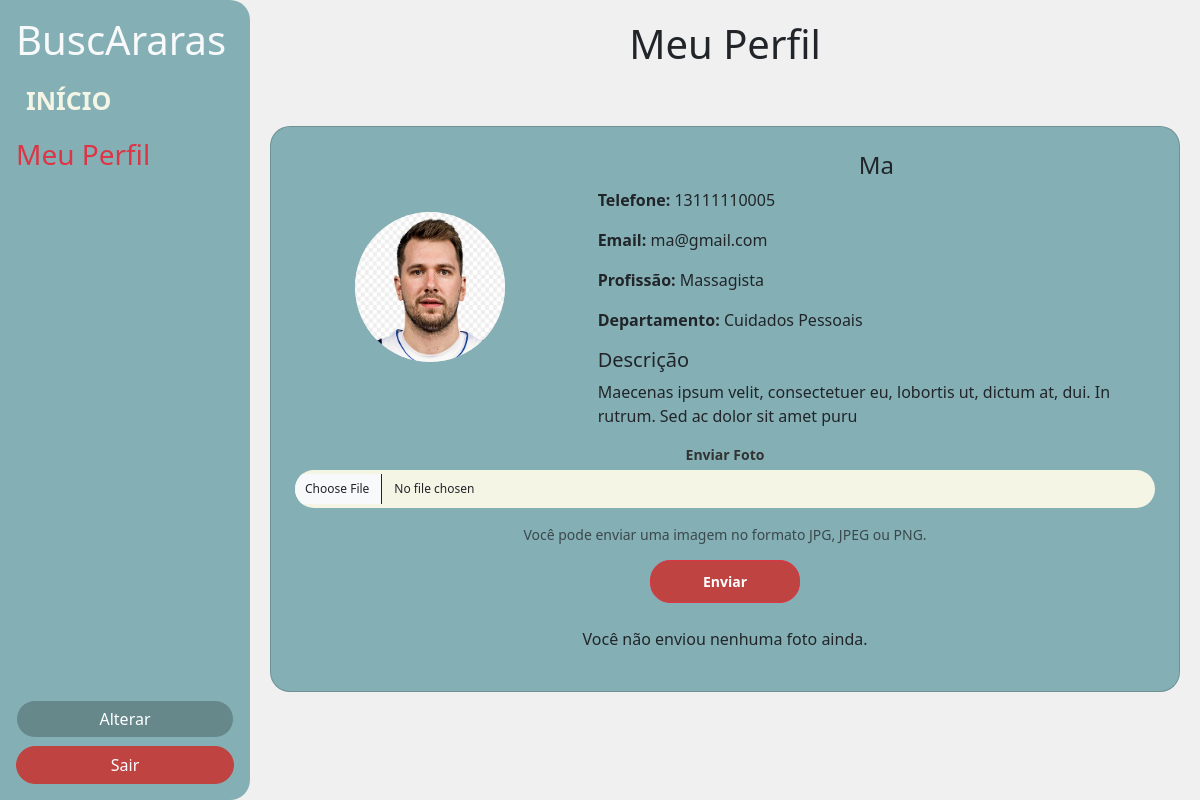
The app's page /buscararas/meuperfil.php (signed in), older data.
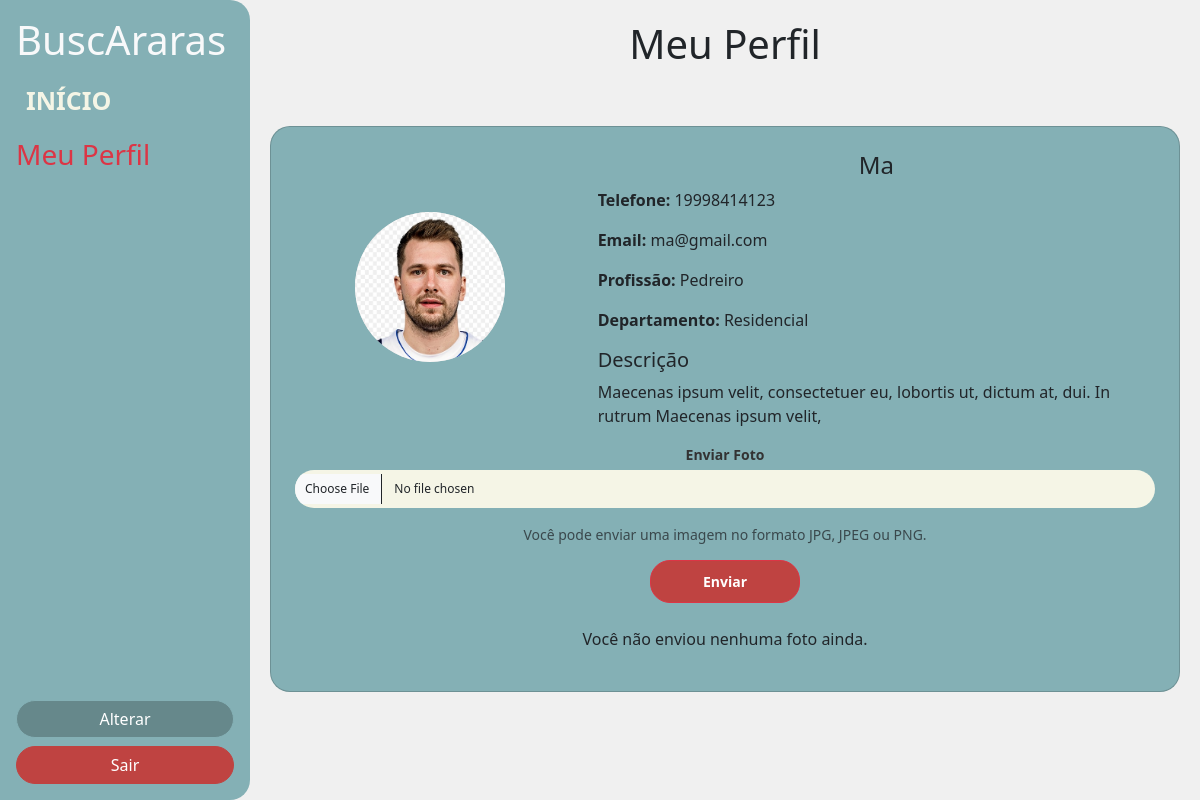
The same page, newer data.
### tables this page shows
CREATE TABLE `profissional` (
  `id_profissional` int(11) NOT NULL,
  `nome_profissional` varchar(50) NOT NULL,
  `senha_profissional` varchar(255) NOT NULL,
  `descricao_profissional` text DEFAULT NULL,
  `email_profissional` varchar(50) NOT NULL,
  `tel_profissional` varchar(11) NOT NULL,
  `ranking_profissional` int(11) NOT NULL,
  `fk_departamentos_id_area` int(11) NOT NULL,
  `fk_profissoes_id_profissao` int(11) NOT NULL
);

CREATE TABLE `profissoes` (
  `id_profissao` int(11) NOT NULL,
  `nome_profissao` varchar(60) NOT NULL,
  `fk_departamentos_id_area` int(11) NOT NULL
);

CREATE TABLE `departamentos` (
  `id_area` int(11) NOT NULL,
  `nome_area` varchar(50) NOT NULL
);

### buscararas/meuperfil.php (the view, shortened to what this page needs)
<?php
include 'db.php';
$profissional_id = $_SESSION['id_profissional'];
try {
    $sql = "SELECT p.nome_profissional, p.tel_profissional, p.descricao_profissional, p.email_profissional,
                   pr.nome_profissao,
                   d.nome_area
            FROM profissional p
            JOIN profissoes pr ON pr.id_profissao = p.fk_profissoes_id_profissao
            JOIN departamentos d ON d.id_area = p.fk_departamentos_id_area
            WHERE p.id_profissional = :id_profissional";
    $stmt = $conn->prepare($sql);
    $stmt->bindParam(':id_profissional', $profissional_id, PDO::PARAM_INT);
    $stmt->execute();
    if ($stmt->rowCount() > 0) {
        $profissional = $stmt->fetch(PDO::FETCH_ASSOC);
    } else {
        echo "Profissional não encontrado!";
        exit;
    }
} catch (PDOException $e) {
    echo "Erro na consulta: " . $e->getMessage();
}
$sql_fotos = "SELECT * FROM fotos_profissionais WHERE fk_profissional_id_profissional = :id_profissional";
$stmt_fotos = $conn->prepare($sql_fotos);
$stmt_fotos->bindParam(':id_profissional', $profissional_id, PDO::PARAM_INT);
$stmt_fotos->execute();
$fotos = $stmt_fotos->fetchAll(PDO::FETCH_ASSOC);
?>
<!DOCTYPE html>
<html lang="pt-br">
<head>
    <link href="https://cdn.jsdelivr.net/npm/bootstrap@5.3.3/dist/css/bootstrap.min.css" rel="stylesheet">
    <link rel="stylesheet" href="css/style.css" type="text/css">
    <link rel="stylesheet" href="https://cdnjs.cloudflare.com/ajax/libs/font-awesome/6.0.0-beta3/css/all.min.css">
</head>
<body>
    <div class="sidebar d-flex flex-column p-3">
        <h1 class="text-light text-left">BuscAraras</h1>
        <a class="btn btn-light no-border mb-2 tamanho" href="index.php">Início</a>
        <h3 class="text-danger text-left">Meu Perfil</h3>
        <div class="mt-auto">
            <a class="btn btn-primary w-100 mb-2" href="editar_perfil.php">Alterar</a>
            <a class="btn btn-secondary w-100" href="logout.php">Sair</a>
        </div>
    </div>
    <div class="content d-flex flex-column align-items-center flex-grow-1">
        <h1>Meu Perfil</h1>
        <div class="card form-card w-100 p-4 perfil-container">
            <div class="row align-items-center mb-4">
                <div class="col-md-4 text-center">
                    <img src="img/luka.jpg" alt="Foto do Profissional" class="img-fluid rounded-circle perfil-photo">
                </div>
                <div class="col-md-8 perfil-info">
                    <h4 class="text-center"><?php echo htmlspecialchars($profissional['nome_profissional']); ?></h4>
                    <p><strong>Telefone:</strong> <?php echo htmlspecialchars($profissional['tel_profissional']); ?></p>
                    <p><strong>Email:</strong> <?php echo htmlspecialchars($profissional['email_profissional']); ?></p>
                    <p><strong>Profissão:</strong> <?php echo htmlspecialchars($profissional['nome_profissao']); ?></p>
                    <p><strong>Departamento:</strong> <?php echo htmlspecialchars($profissional['nome_area']); ?></p>
                    <h5>Descrição</h5>
                    <p><?php echo htmlspecialchars($profissional['descricao_profissional']); ?></p>
                </div>
                <form action="meuperfil.php" method="POST" enctype="multipart/form-data">
                <div class="form-group">
                    <label for="foto">Enviar Foto</label>
                    <input type="file" class="form-control" id="foto" name="foto_profissional">
                    <small class="form-text text-muted">Você pode enviar uma imagem no formato JPG, JPEG ou PNG.</small>
                </div>
                <div class="btn-container">
                    <button type="submit" class="btn btn-danger btn-sm btn-block">Enviar</button>
                </div>
            </form>
            </div>
            <?php if ($fotos): ?>
    <h5>Fotos enviadas</h5>
    <div class="row">
        <?php foreach ($fotos as $foto): ?>
            <div class="col-md-4 mb-3">
                <img src="<?php echo htmlspecialchars($foto['caminho_foto']); ?>" class="img-fluid rounded mb-2" alt="Foto do Profissional">
                <form action="deletar_foto.php" method="POST">
                    <input type="hidden" name="foto_id" value="<?php echo $id_foto; ?>">
                    <button type="submit" class="btn btn-danger btn-sm">Deletar Foto</button>
                </form>
            </div>
        <?php endforeach; ?>
    </div>
<?php else: ?>
    <p>Você não enviou nenhuma foto ainda.</p>
<?php endif; ?>
        </div>
    </div>
</body>
</html>

### buscararas/css/style.css (style rules this page uses)
.sidebar, .content, .dropdown-item, .profile-container { cursor: default; }
html, body { margin: 0; padding: 0; height: 100%; overflow-x: hidden; }
body { background-color: #f0f0f0; height: 100%; overflow: auto; }
.content { flex: 1; display: flex; flex-direction: column; align-items: center; gap: 20px; margin-left: 200px; width: calc(100% - 200px); }
.sidebar { background-color: #84B0B5; padding: 20px; border-radius: 0 20px 20px 0; height: 100vh; width: 250px; position: fixed; top: 0; left: 0; overflow: hidden; z-index: 1000; }
.sidebar .btn-primary, .sidebar .btn-secondary { width: 80%; margin: 0 auto; border-radius: 20px; }
.sidebar .btn-primary { background-color: #66888b; border-color: #84B0B5; color: white; }
.sidebar .btn-secondary { background-color: #BF4341; border-color: #BF4341; color: white; }
.sidebar .mt-auto { margin-top: auto; }
.form-card { background-color: #84B0B5; border-radius: 20px; padding: 15px; width: 80%; max-width: 450px; }
.form-group { display: flex; flex-direction: column; align-items: center; text-align: center; }
.form-group label { margin-bottom: 5px; font-size: 14px; font-weight: bold; color: #333; }
.form-control, .form-select { background-color: #F5F5E6; border: none; border-radius: 20px; padding: 10px; font-size: 12px; margin-bottom: 12px; }
.no-border { border: none; background-color: #84B0B5; color: #F5F5E6; width: 100%; text-align: left; padding: 10px; font-size: 18px; text-transform: uppercase; font-weight: bold; }
.btn-light { background-color: transparent; border: none; }
.mb-2 { margin-bottom: 0.5rem; }
.tamanho { font-size: 25px; }
.content { margin-left: 250px; padding: 20px; width: calc(100% - 250px); overflow-y: auto; }
.btn-block { background-color: #BF4341; border-radius: 20px; font-weight: bold; padding: 10px; width: 150px; }
.btn-container { display: flex; justify-content: center; margin-top: 15px; }
.w-100 { width: 100%; display: flex; justify-content: center; }
.perfil-container { display: flex; flex-direction: column; align-items: center; background-color: #84B0B5; border-radius: 20px; padding: 15px; width: 60%; max-width: 1000px; margin-top: 30px; }
.perfil-photo { background-color: #D8D8D8; border-radius: 50%; height: 150px; width: 150px; margin-bottom: 20px; }
.perfil-info { padding-left: 20px; text-align: left; flex-grow: 1; }

Row changes from the older to the newer data that the page shows:
changed profissional "Ma": tel_profissional "13111110005" → "19998414123"; fk_profissoes_id_profissao.nome_profissao "Massagista" → "Pedreiro"; fk_departamentos_id_area.nome_area "Cuidados Pessoais" → "Residencial"; descricao_profissional "Maecenas ipsum velit, consectetuer eu, lobortis ut, dictum at, dui. In rutrum. Sed ac dolor sit amet puru" → "Maecenas ipsum velit, consectetuer eu, lobortis ut, dictum at, dui. In rutrum Maecenas ipsum velit,"
